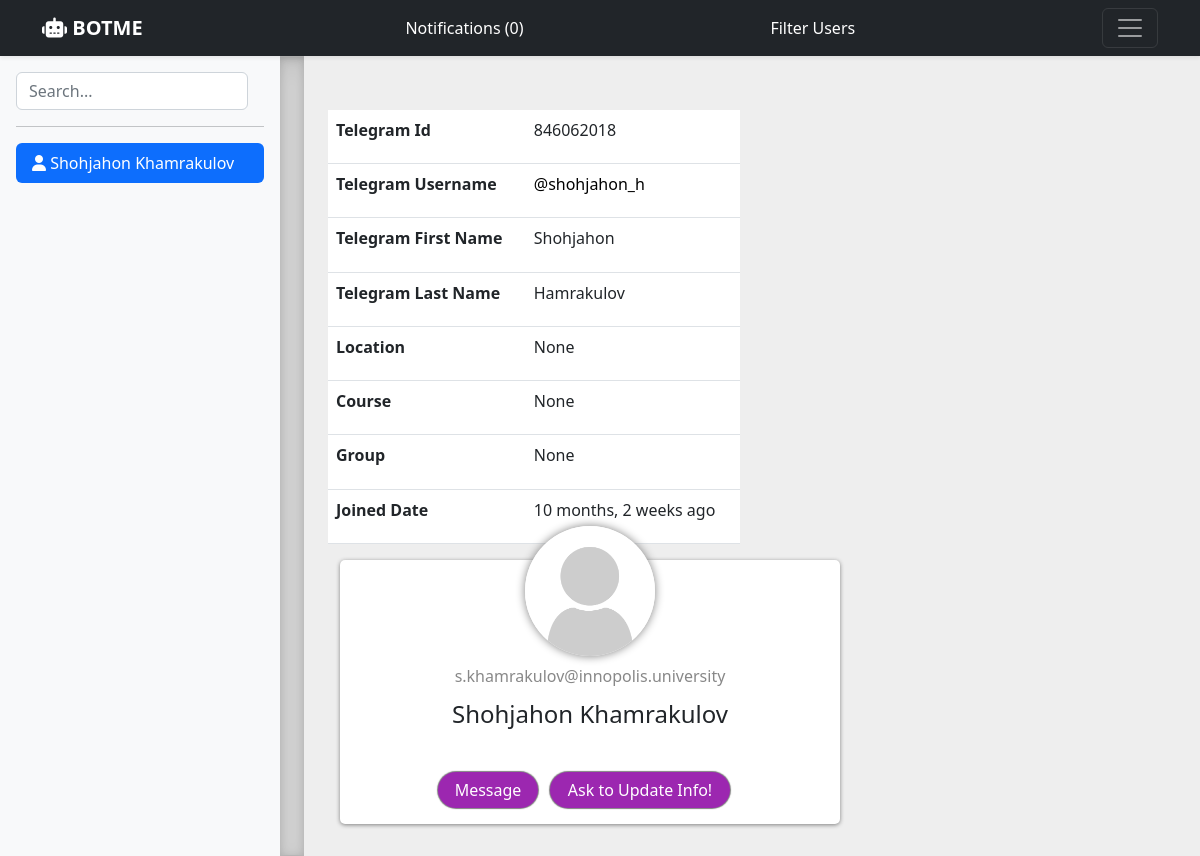
Page /profile/2 (signed in) on the earlier database version.
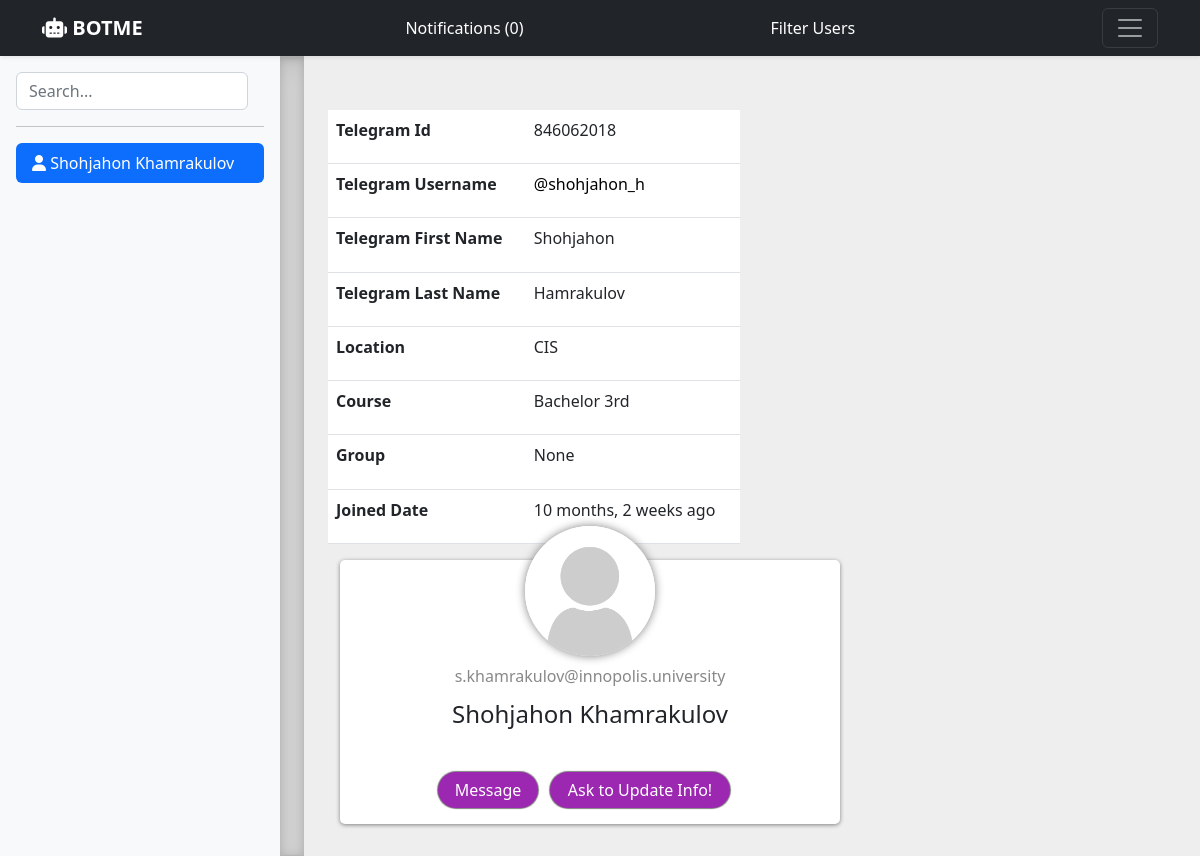
Same page on the later database version.
### contact/models.py (models this page shows, shortened)
class User(AbstractBaseUser, PermissionsMixin):
    Bs_1 = 'Bachelor 1st'
    Bs_2 = 'Bachelor 2nd'
    Bs_3 = 'Bachelor 3rd'
    Bs_4 = 'Bachelor 4th'
    Ms_1 = 'Master 1st'
    Ms_2 = 'Master 2nd'
    Phd = 'Phd'
    CHOICES = (
        (Bs_1, 'Bachelor 1st'),
        (Bs_2, 'Bachelor 2nd'),
        (Bs_3, 'Bachelor 3rd'),
        (Bs_4, 'Bachelor 4th'),
        (Ms_1, 'Master 1st'),
        (Ms_2, 'Master 2nd'),
        (Phd, 'Phd')
    )
    INTERNATIONAL = "International"
    CIS = "CIS"
    RUSSIAN = "Russian"
    LOCATIONS = (
        (INTERNATIONAL, 'International'),
        (CIS, "CIS"),
        (RUSSIAN, "Russian")
    )
    username = models.CharField(max_length=50, unique=True)
    telegram_username = models.CharField(max_length=250, null=True, blank=True)
    email = models.EmailField(max_length=250, unique=True, null=True, blank=True)
    inno_email = models.EmailField(max_length=250, unique=True, null=True, blank=True)
    first_name = models.CharField(max_length=30, blank=True, null=True)
    last_name = models.CharField(max_length=30, blank=True, null=True)
    telegram_first_name = models.CharField(max_length=30, blank=True, null=True)
    telegram_last_name = models.CharField(max_length=30, blank=True, null=True)
    is_active = models.BooleanField(default=True)
    is_staff = models.BooleanField(default=False)
    is_superuser = models.BooleanField(default=False)
    date_joined = models.DateTimeField(default=timezone.now)
    receive_notification = models.BooleanField(default=True)
    course = models.CharField(max_length=20, choices=CHOICES, null=True, blank=True)
    group = models.CharField(max_length=20, null=True, blank=True)
    location = models.CharField(max_length=50, choices=LOCATIONS, null=True, blank=True)
    objects = UserManager()
    USERNAME_FIELD = 'username'

### contact/views.py (the view)
# urls.py: path('profile/<int:user_id>', views.profile, name='profile'),
@login_required
def profile(request, user_id):
    cur_user = User.objects.get(id=user_id)
    Notification.objects.filter(created_by=cur_user).filter(is_read=False).filter(notification_type='new_join').update(is_read=True)
    return render(request, 'profile.html', {"cur_user": cur_user})

### contact/context_processors.py (called while the page is built)
def notifications(request):
    all_notifications = Notification.objects.filter(is_read=False)
    message_notifications = all_notifications.filter(notification_type="message")
    new_join_notifications = all_notifications.filter(notification_type="new_join")
    return {'notifications': all_notifications, 'message_notifications': message_notifications, 'new_join_notifications': new_join_notifications}

def users(request):
    users = User.objects.all().exclude(is_superuser=True)
    return {'users': users}

### contact/templates/profile.html (shortened to what this page needs)
{% extends 'base.html' %}
{% load static %}
{% load humanize %}
{% block content %}
<div class="container m-4 ">
  <div class="row info-msg">
    <div class="msg-info" id="info-message"></div>
  </div>
  <div class="profile_container">
    <div class="row user_info_table">
      <table id="example" class="table">
        <tbody>
            <tr>
              <td><strong>Telegram Id</strong></td>
              <td>{{cur_user.username}}</td>
            </tr>
            <tr>
              <td><strong>Telegram Username</strong></td>
              <td><a href="https://t.me/{{cur_user.telegram_username}}" target="_blank" class="alias">@{{cur_user.telegram_username}}</a></td>
            </tr>
            <tr>
              <td><strong>Telegram First Name</strong></td>
              <td>{{cur_user.telegram_first_name}}</td>
            </tr>
            <tr>
              <td><strong>Telegram Last Name</strong></td>
              <td>{{cur_user.telegram_last_name}}</td>
            </tr>
            <tr>
              <td><strong>Location</strong></td>
              <td>{{cur_user.location}}</td>
            </tr>
            <tr>
              <td><strong>Course</strong></td>
              <td>{{cur_user.course}}</td>
            </tr>
            <tr>
              <td><strong>Group</strong></td>
              <td>{{cur_user.group}}</td>
            </tr>
            <tr>
              <td><strong>Joined Date</strong></td>
              <td>{{cur_user.date_joined|naturaltime}}</td>
            </tr>
        </tbody>
      </table>
    </div>
    <div class="main_info">
      <div class="card-avatar">
            <img class="img" src="../../static/img/empty.png" alt="avatar">
      </div>
      <div class="inno_email">{{cur_user.inno_email}}</div>
      <div class="personal_info">{{cur_user.first_name}} {{cur_user.last_name}}</div>
      <div class="row buttons_row">
        <div class="msg_btn">
          <a href="{% url 'conversation' cur_user.id %}" >Message</a>
        </div>
        <div class=" request_info">
          <button class="request_info_btn" onclick="requestButton()">Ask to Update Info!</button>
        </div>
      </div>
    </div>
  </div>
</div>
{% endblock %}

### contact/templates/base.html (shortened to what this page needs)
{% load static %}
<!doctype html>
<html lang="en">
  <head>
    <link rel="stylesheet" type="text/css" href="{% static 'css/bootstrap.min.css' %}">
    <link rel="stylesheet" href="https://cdnjs.cloudflare.com/ajax/libs/font-awesome/6.2.0/css/all.css">
    <link rel="stylesheet" type="text/css" href="{% static 'css/style.css' %}">
  </head>
  <body>
<header>
  <div class="navbar navbar-dark bg-dark shadow-sm">
    <div class="container header_container">
      <a href="/" class="navbar-brand d-flex align-items-center">
        <strong><i class="fa-solid fa-robot"></i> BOTME</strong>
      </a>
      {% if request.user.is_authenticated %}
        <a href="{% url 'home' %}" class="navbar-item">Notifications ({{ notifications.count }})</a>
        <a href="{% url 'filter_users' %}" class="navbar-item">Filter Users</a>
      {% endif %}
      <button class="navbar-toggler" type="button" data-bs-toggle="collapse" data-bs-target="#navbarHeader" aria-controls="navbarHeader" aria-expanded="false" aria-label="Toggle navigation">
        <span class="navbar-toggler-icon"></span>
      </button>
    </div>
  </div>
</header>
<main class="d-flex flex-nowrap">
  <div class="d-flex flex-column flex-shrink-0 p-3 bg-light" style="width: 280px;">
    <form id="search-form" class="col-12 col-lg-auto mb-3 mb-lg-0 me-lg-3" role="search" onsubmit="return false;" autocomplete="off">
      <input type="search" class="form-control" id="search-input"  placeholder="Search..." aria-label="Search">
    </form>
    <hr>
    <ul class="nav nav-pills flex-column mb-auto">
      {% if cur_user %}
        <li>
          <a href="{% url 'profile' cur_user.id %}" class="nav-link active">
            <i class="fa-solid fa-user"></i>
            {{ cur_user.first_name }} {{cur_user.last_name }}
          </a>
        </li>
      {% endif %}
      <div id="results-box" style="overflow-y: auto; height: 650px;">
      </div>
    </ul>
  </div>
  <div class="b-example-divider b-example-vr"></div>
{% block content %}
{% endblock %}
</main>
  </body>
</html>

Differences in the rows shown:
changed User "Shohjahon": location "None" → "CIS"; course "None" → "Bachelor 3rd"
